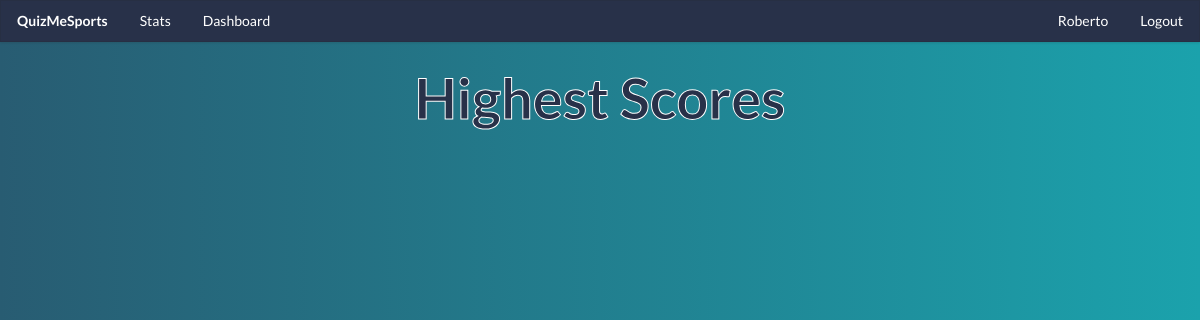
The page /dashboard (signed in) on the database as committed earlier.
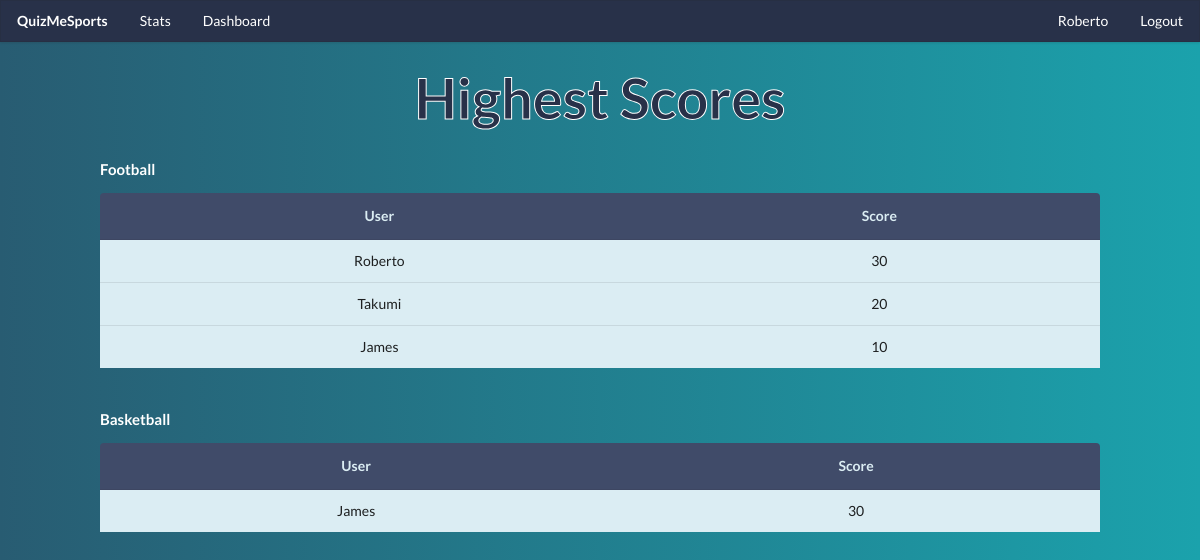
The same page on the database as committed later.
### login_app/models.py (models this page shows, shortened)
class User(models.Model):
    first_name= models.CharField(max_length=40)
    last_name= models.CharField(max_length=40, blank=True)
    username= models.CharField(max_length=40)
    password= models.CharField(max_length=120)
    isadmin=models.BooleanField(default=False)
    created_at = models.DateTimeField(auto_now_add=True)
    updated_at = models.DateTimeField(auto_now=True)
    objects = UserManager()

### questions_app/models.py (models this page shows, shortened)
class Category(models.Model):
    title =  models.CharField(max_length=40)
    created_at = models.DateTimeField(auto_now_add=True)
    updated_at = models.DateTimeField(auto_now=True)
    objects = CategoryManager()

### profile_app/views.py (the view)
# urls.py: path('dashboard',views.dashboard),
def dashboard(request):
    if 'user_id' in request.session:
        all_users=User.objects.all()
        all_categories=Category.objects.all()
        score_results = Score.objects.values('quiz_category','quiz_taken_by').annotate(sum=Sum('score')).order_by('-sum')
        context={
            "categories":Category.objects.all(),
            "users":User.objects.all(),
            "scores":score_results,
        }
        return render(request,'dashboard.html',context)
    return HttpResponse(render(request,'index.html'))

### profile_app/templates/dashboard.html (shortened to what this page needs)
<!DOCTYPE html>
<html lang="en">
    <head>
        {% load static%}
        <link rel="stylesheet" href="{% static 'css/styles.css'%}">
        <link rel="stylesheet" href="https://cdn.jsdelivr.net/npm/semantic-ui@2.4.2/dist/semantic.min.css">
    </head>
    <body>
        <div id="navbar" class="ui fixed borderless menu">
            <a href="/play" class="header item">QuizMeSports</a>
            <a href="/stats" class="item">Stats</a>
            <a href="/dashboard" class="item">Dashboard</a>
            <div class="right menu">
                <a href="{%url 'user_page'%}" class="item">{{request.session.first_name| capfirst}}</a>
                <a href="{%url 'logout'%}" class="item">Logout</a>
            </div>
        </div>
        <div id="dashboard-container">
            <h1 class="ui center aligned header">Highest Scores</h1>
            {%for category in categories %}
                {%if category.questions_in_category.count > 0 %}
                    <h4 >{{category.title| capfirst}}</h4>
                    <table class="ui table center aligned dash-table">
                        <thead>
                            <tr>
                            <th>User</th>
                            <th>Score</th>
                            </tr>
                        </thead>
                        <tbody>
                        {%for score in scores%}
                            {%if score.quiz_category == category.id%}
                                {%for user in users%}
                                    {%if user.id == score.quiz_taken_by%}
                                        <tr>
                                            <td>{{ user.first_name| capfirst}}</td>
                                            <td>{{ score.sum }}</td>
                                        </tr>
                                    {%endif%}
                                {%endfor%}
                        {%endif%}
                        {%endfor%}
                        </tbody>
                    </table>
                {%endif%}
            {%endfor%}
        </div>
    </body>
</html>

Rows that differ between the two databases and show on the page:
now on this page (row edited): User: session.first_name "Roberto", first_name "Roberto", sum "30"
added Category: title "Football"
now on this page (row unchanged): User: first_name "Takumi", sum "20"
added User: first_name "James", sum "10", sum "30"
added Category: title "Basketball"
Other text that changed with them:
{{ request.session.first_name| capfirst }}: "Roberto" → (not shown)
